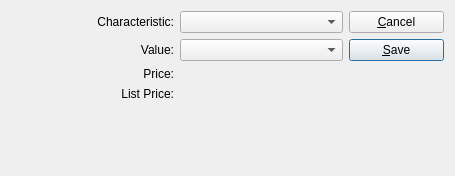
<?xml version="1.0" encoding="UTF-8"?>
<ui version="4.0">
 <comment>This file is part of the xTuple ERP: PostBooks Edition, a free and
open source Enterprise Resource Planning software suite,
Copyright (c) 1999-2018 by OpenMFG LLC, d/b/a xTuple.
It is licensed to you under the Common Public Attribution License
version 1.0, the full text of which (including xTuple-specific Exhibits)
is available at www.xtuple.com/CPAL.  By using this software, you agree
to be bound by its terms.</comment>
 <class>characteristicPrice</class>
 <widget class="QDialog" name="characteristicPrice">
  <property name="geometry">
   <rect>
    <x>0</x>
    <y>0</y>
    <width>455</width>
    <height>176</height>
   </rect>
  </property>
  <property name="windowTitle">
   <string>Characteristic Price</string>
  </property>
  <layout class="QGridLayout">
   <item row="0" column="0">
    <widget class="QLabel" name="_characteristicLit">
     <property name="text">
      <string>Characteristic:</string>
     </property>
     <property name="alignment">
      <set>Qt::AlignRight|Qt::AlignTrailing|Qt::AlignVCenter</set>
     </property>
     <property name="buddy">
      <cstring>_char</cstring>
     </property>
    </widget>
   </item>
   <item row="0" column="1">
    <widget class="XComboBox" name="_char"/>
   </item>
   <item row="0" column="2" rowspan="4">
    <layout class="QVBoxLayout">
     <item>
      <widget class="QPushButton" name="_close">
       <property name="text">
        <string>&amp;Cancel</string>
       </property>
      </widget>
     </item>
     <item>
      <widget class="QPushButton" name="_save">
       <property name="text">
        <string>&amp;Save</string>
       </property>
       <property name="autoDefault">
        <bool>true</bool>
       </property>
       <property name="default">
        <bool>true</bool>
       </property>
      </widget>
     </item>
     <item>
      <spacer>
       <property name="orientation">
        <enum>Qt::Vertical</enum>
       </property>
       <property name="sizeType">
        <enum>QSizePolicy::Expanding</enum>
       </property>
       <property name="sizeHint" stdset="0">
        <size>
         <width>77</width>
         <height>16</height>
        </size>
       </property>
      </spacer>
     </item>
    </layout>
   </item>
   <item row="1" column="0">
    <widget class="QLabel" name="_valueLit">
     <property name="text">
      <string>Value:</string>
     </property>
     <property name="alignment">
      <set>Qt::AlignRight|Qt::AlignTrailing|Qt::AlignVCenter</set>
     </property>
    </widget>
   </item>
   <item row="1" column="1">
    <widget class="XComboBox" name="_value"/>
   </item>
   <item row="2" column="0">
    <widget class="QLabel" name="_priceLit">
     <property name="text">
      <string>Price:</string>
     </property>
     <property name="alignment">
      <set>Qt::AlignRight|Qt::AlignTrailing|Qt::AlignVCenter</set>
     </property>
    </widget>
   </item>
   <item row="2" column="1">
    <widget class="CurrCluster" name="_price">
     <property name="format">
      <enum>CurrDisplay::Cost</enum>
     </property>
     <property name="currencyEditable" stdset="0">
      <bool>false</bool>
     </property>
    </widget>
   </item>
   <item row="3" column="0">
    <widget class="QLabel" name="_listPriceLit">
     <property name="text">
      <string>List Price:</string>
     </property>
     <property name="alignment">
      <set>Qt::AlignRight|Qt::AlignTrailing|Qt::AlignVCenter</set>
     </property>
    </widget>
   </item>
   <item row="3" column="1">
    <widget class="CurrCluster" name="_listPrice">
     <property name="format">
      <enum>CurrDisplay::SalesPrice</enum>
     </property>
     <property name="currencyEditable" stdset="0">
      <bool>false</bool>
     </property>
     <property name="enabled">
      <bool>false</bool>
     </property>
    </widget>
   </item>
   <item row="4" column="0" colspan="2">
    <spacer>
     <property name="orientation">
      <enum>Qt::Vertical</enum>
     </property>
     <property name="sizeType">
      <enum>QSizePolicy::Expanding</enum>
     </property>
     <property name="sizeHint" stdset="0">
      <size>
       <width>332</width>
       <height>16</height>
      </size>
     </property>
    </spacer>
   </item>
  </layout>
 </widget>
 <layoutdefault spacing="6" margin="11"/>
 <customwidgets>
  <customwidget>
   <class>CurrCluster</class>
   <extends>CurrDisplay</extends>
   <header>currcluster.h</header>
   <container>1</container>
  </customwidget>
  <customwidget>
   <class>CurrDisplay</class>
   <extends>QWidget</extends>
   <header>currcluster.h</header>
  </customwidget>
  <customwidget>
   <class>XComboBox</class>
   <extends>QComboBox</extends>
   <header>xcombobox.h</header>
  </customwidget>
 </customwidgets>
 <tabstops>
  <tabstop>_char</tabstop>
  <tabstop>_value</tabstop>
  <tabstop>_price</tabstop>
  <tabstop>_listPrice</tabstop>
  <tabstop>_save</tabstop>
  <tabstop>_close</tabstop>
 </tabstops>
 <resources/>
 <connections>
  <connection>
   <sender>_close</sender>
   <signal>clicked()</signal>
   <receiver>characteristicPrice</receiver>
   <slot>reject()</slot>
   <hints>
    <hint type="sourcelabel">
     <x>370</x>
     <y>30</y>
    </hint>
    <hint type="destinationlabel">
     <x>20</x>
     <y>20</y>
    </hint>
   </hints>
  </connection>
 </connections>
</ui>
